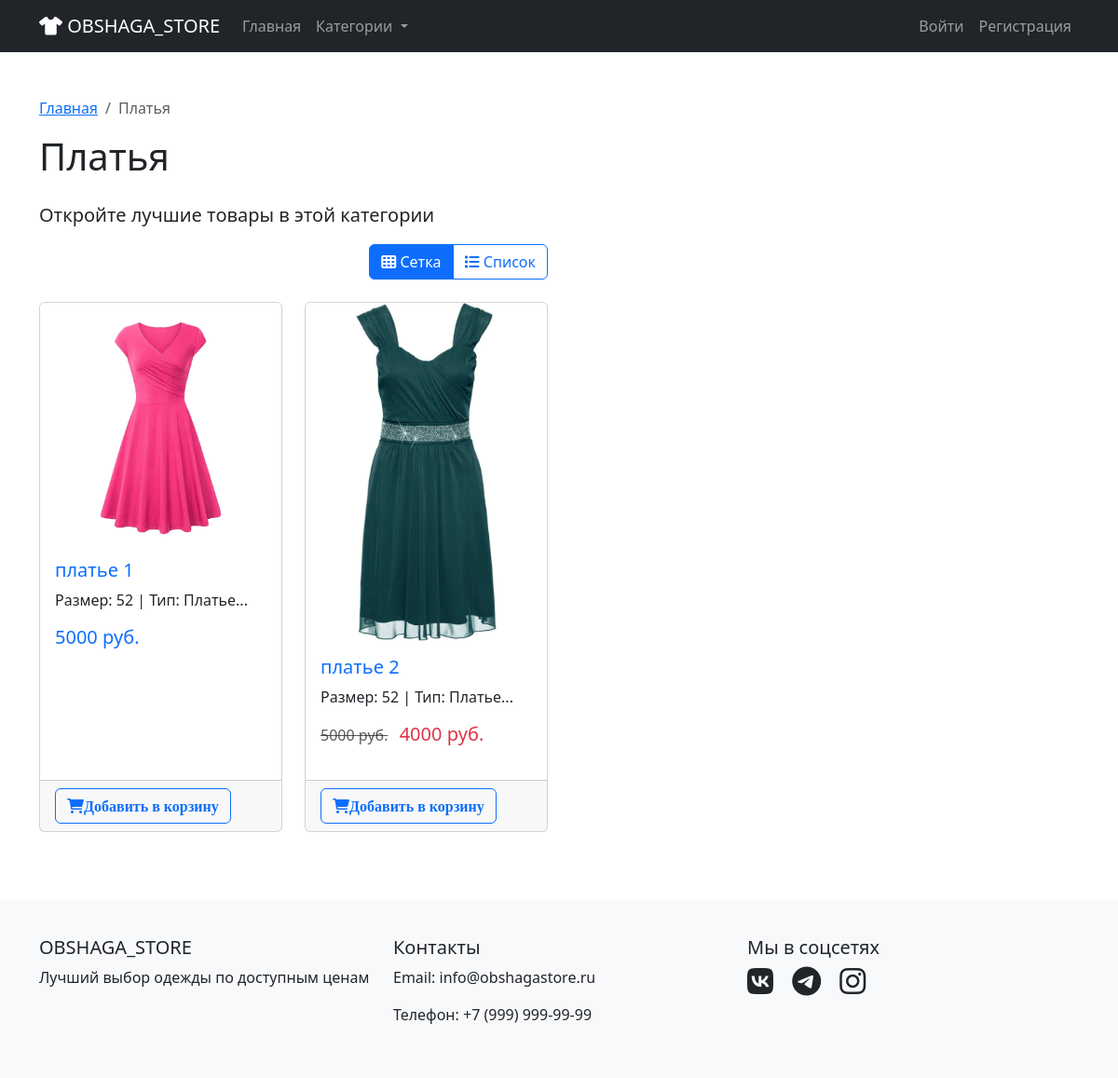
The page /category/3 on the database its author committed.
### data/items.py (models this page shows, shortened)
class Item(SqlAlchemyBase, UserMixin, SerializerMixin):
    __tablename__ = 'items'
    id = sqlalchemy.Column(sqlalchemy.Integer,
                           primary_key=True, autoincrement=True)
    name = sqlalchemy.Column(sqlalchemy.String, default='None', nullable=True)
    img = sqlalchemy.Column(sqlalchemy.String, default='None', nullable=True)
    price = sqlalchemy.Column(sqlalchemy.Integer, nullable=True)
    price_down = sqlalchemy.Column(sqlalchemy.Integer, nullable=True)
    size = sqlalchemy.Column(sqlalchemy.String, default='None', nullable=True)
    count = sqlalchemy.Column(sqlalchemy.Integer, nullable=True)
    type_wear = sqlalchemy.Column(sqlalchemy.String, default='None', nullable=True)
    is_see = sqlalchemy.Column(sqlalchemy.Boolean, default=False, nullable=True)
    count_buy = sqlalchemy.Column(sqlalchemy.Integer, default=0, nullable=True)
    user_id = sqlalchemy.Column(sqlalchemy.Integer,
                                sqlalchemy.ForeignKey("users.id"))
    user = orm.relationship('User')
    @property
    def image_url(self):
        return self.img if self.img != 'None' else 'https://via.placeholder.com/250x300'
    @property
    def description(self):
        return f"Размер: {self.size} | Тип: {self.type_wear}"

### lms.py (the view)
@app.route('/category/<int:category_id>')
def category(category_id):
    db_sess = db_session.create_session()
    category_map = {
        1: 'Футболка', 2: 'Штаны', 3: 'Платье', 4: 'Обувь'
    }
    type_wear = category_map.get(category_id, '')
    items = db_sess.query(Item).filter(
        Item.type_wear == type_wear,
        Item.is_see == True
    ).all()
    category_name = {
        1: 'Футболки', 2: 'Штаны', 3: 'Платья', 4: 'Обувь'
    }.get(category_id, 'Категория')
    category_obj = {'id': category_id, 'name': category_name}
    categories = [
        {'id': 1, 'name': 'Футболки'},
        {'id': 2, 'name': 'Штаны'},
        {'id': 3, 'name': 'Платья'},
        {'id': 4, 'name': 'Обувь'}
    ]
    return render_template("category.html",
                           title=f'{category_name} - FashionStore',
                           products=items,
                           category=category_obj,
                           categories=categories,
                           current_user=current_user)

### data/db_session.py (called while the page is built)
def create_session() -> Session:
    global __factory
    return __factory()

### templates/category.html (shortened to what this page needs)
{% extends "layout.html" %}
{% block content %}
<div class="container mt-5">
    <nav aria-label="breadcrumb">
        <ol class="breadcrumb">
            <li class="breadcrumb-item"><a href="{{ url_for('index') }}">Главная</a></li>
            <li class="breadcrumb-item active">{{ category.name }}</li>
        </ol>
    </nav>
    <h1 class="mb-4">{{ category.name }}</h1>
    <p class="lead">{{ category.description or 'Откройте лучшие товары в этой категории' }}</p>
    <div class="row mb-4">
        <div class="col-md-6 text-end">
            <div class="btn-group" role="group">
                <button type="button" class="btn btn-outline-primary active" data-view="grid">
                    <i class="fas fa-th"></i> Сетка
                </button>
                <button type="button" class="btn btn-outline-primary" data-view="list">
                    <i class="fas fa-list"></i> Список
                </button>
            </div>
        </div>
    </div>
    <div class="row" id="products-grid">
        {% for product in products %}
        <div class="col-lg-3 col-md-6 mb-4">
            <div class="card product-card h-100">
                <a>
                    <img src="{{ url_for('static', filename='img/' + product.image_url) }}"
                        class="card-img-top" alt="{{ product.name }}">
                </a>
                <div class="card-body">
                    <h5 class="card-title">
                        <a class="text-decoration-none">
                            {{ product.name }}
                        </a>
                    </h5>
                    <p class="card-text">{{ product.description[:100] }}...</p>
                    <div class="d-flex justify-content-between align-items-center">
                        {% if product.price_down > 0 %}
                        <div>
                            <span class="text-muted text-decoration-line-through">{{ product.price }} руб.</span>
                            <span class="h5 text-danger ms-2">{{ product.price - product.price_down }} руб.</span>
                        </div>
                        {% else %}
                        <span class="h5 text-primary">{{ product.price }} руб.</span>
                        {% endif %}
                    </div>
                </div>
                <div class="card-footer">
                    <a href="/wantbuyitem/{{ product.id }}" class="btn btn-outline-primary">
                        <i class="fas fa-shopping-cart">Добавить в корзину</i>
                    </a>
                </div>
            </div>
        </div>
        {% endfor %}
    </div>
</div>
{% endblock %}

### templates/layout.html (style rules this page uses)
.product-card { transition: transform 0.3s; margin-bottom: 20px; }

### rows shown on the page
Item: img (picture), name "платье 1", size+type_wear "Размер: 52 | Тип: Платье", price "5000"
Item: img (picture), name "платье 2", size+type_wear "Размер: 52 | Тип: Платье", price "5000", product.price-product.price_down "4000"

### other values the page prints
{{ category.name }} "Платья"
{{ category.description or 'Откройте лучшие товары в этой категории' }} "Откройте лучшие товары в этой категории"
